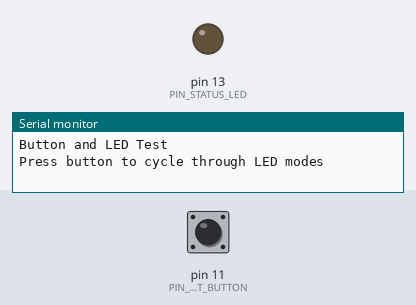
The program below on a simulated Arduino Nano, built with avr-gcc and run on an emulated ATmega328P. Parts: output pins drawn as LEDs (lit = HIGH), the last lines printed to the serial monitor. Dashed ring = blinking. The test bench sets the inputs (shaded band); at power-on: pin 11 (PIN_START_BUTTON) HIGH.

Above: at 1.2 s.
1.3 s: pin 11 (PIN_START_BUTTON) pulled LOW for 0.15 s
At 2.6 s:
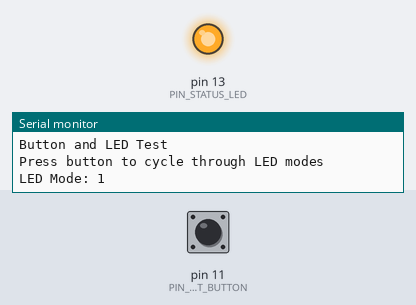
2.9 s: pin 11 (PIN_START_BUTTON) pulled LOW for 1 s
At 4.7 s:
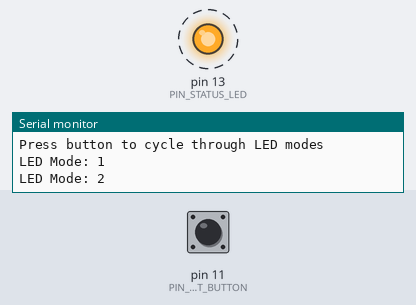
Timing chart, 0 to 12.9 s (numbered marks = the images above; inputs shaded):
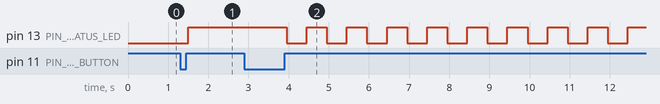

Measured:
- after the input at 1.3 s, pin 13 (PIN_STATUS_LED): LOW → HIGH after 0.20 s
- after the input at 2.9 s, pin 13 (PIN_STATUS_LED): alternates HIGH for 0.50 s and LOW for 0.50 s, starting after 1.1 s

The program:

main.cpp
```cpp
/*
 * Button and LED Test
 * Press button to cycle through different LED patterns
 */
#include <Arduino.h>

const int PIN_STATUS_LED = 13;
const int PIN_START_BUTTON = 11;
const int DEBOUNCE_DELAY = 50;

int buttonState = HIGH;
int lastButtonState = HIGH;
int ledMode = 0;  // 0=off, 1=on, 2=slow blink, 3=fast blink
unsigned long lastDebounceTime = 0;
unsigned long lastBlinkTime = 0;

void setup() {
    pinMode(PIN_STATUS_LED, OUTPUT);
    pinMode(PIN_START_BUTTON, INPUT);
    Serial.begin(9600);
    Serial.println("Button and LED Test");
    Serial.println("Press button to cycle through LED modes");
}

void updateLED() {
    unsigned long currentMillis = millis();

    switch (ledMode) {
    case 0:  // Off
        digitalWrite(PIN_STATUS_LED, LOW);
        break;

    case 1:  // On
        digitalWrite(PIN_STATUS_LED, HIGH);
        break;

    case 2:  // Slow blink (1 Hz)
        if (currentMillis - lastBlinkTime >= 500) {
            digitalWrite(PIN_STATUS_LED, !digitalRead(PIN_STATUS_LED));
            lastBlinkTime = currentMillis;
        }
        break;

    case 3:  // Fast blink (5 Hz)
        if (currentMillis - lastBlinkTime >= 100) {
            digitalWrite(PIN_STATUS_LED, !digitalRead(PIN_STATUS_LED));
            lastBlinkTime = currentMillis;
        }
        break;
    }
}

void loop() {
    // Read button with debounce
    int reading = digitalRead(PIN_START_BUTTON);

    if (reading != lastButtonState) {
        lastDebounceTime = millis();
    }

    if ((millis() - lastDebounceTime) > DEBOUNCE_DELAY) {
        if (reading != buttonState) {
            buttonState = reading;

            if (buttonState == HIGH) {  // Button released
                ledMode = (ledMode + 1) % 4;
                Serial.print("LED Mode: ");
                Serial.println(ledMode);
            }
        }
    }

    lastButtonState = reading;
    updateLED();
}
```
